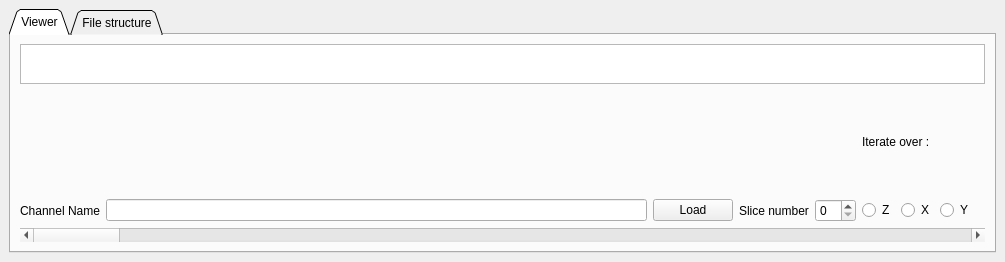
<?xml version="1.0" encoding="UTF-8"?>
<ui version="4.0">
 <class>MainWindow</class>
 <widget class="QMainWindow" name="MainWindow">
  <property name="geometry">
   <rect>
    <x>0</x>
    <y>0</y>
    <width>1005</width>
    <height>262</height>
   </rect>
  </property>
  <property name="windowTitle">
   <string>MainWindow</string>
  </property>
  <widget class="QWidget" name="centralwidget">
   <property name="enabled">
    <bool>true</bool>
   </property>
   <layout class="QHBoxLayout" name="horizontalLayout">
    <item>
     <widget class="QTabWidget" name="tabWidget">
      <property name="enabled">
       <bool>true</bool>
      </property>
      <property name="tabShape">
       <enum>QTabWidget::Triangular</enum>
      </property>
      <property name="currentIndex">
       <number>0</number>
      </property>
      <widget class="QWidget" name="tab">
       <attribute name="title">
        <string>Viewer</string>
       </attribute>
       <layout class="QVBoxLayout" name="verticalLayout">
        <item>
         <layout class="QGridLayout" name="gridLayout" rowstretch="4,0,0,0">
          <property name="sizeConstraint">
           <enum>QLayout::SetDefaultConstraint</enum>
          </property>
          <property name="leftMargin">
           <number>0</number>
          </property>
          <item row="2" column="6" colspan="2">
           <widget class="QRadioButton" name="radioButton_X">
            <property name="text">
             <string>X</string>
            </property>
           </widget>
          </item>
          <item row="3" column="0" colspan="11">
           <widget class="QScrollBar" name="horizontalScrollBar_slice">
            <property name="orientation">
             <enum>Qt::Horizontal</enum>
            </property>
           </widget>
          </item>
          <item row="2" column="4">
           <widget class="QSpinBox" name="spinBox_slice">
            <property name="keyboardTracking">
             <bool>false</bool>
            </property>
           </widget>
          </item>
          <item row="2" column="5">
           <widget class="QRadioButton" name="radioButton_Z">
            <property name="text">
             <string>Z</string>
            </property>
           </widget>
          </item>
          <item row="1" column="5" colspan="4">
           <widget class="QLabel" name="label_2">
            <property name="text">
             <string>Iterate over :</string>
            </property>
           </widget>
          </item>
          <item row="0" column="0" colspan="11">
           <widget class="QTextBrowser" name="Sample">
            <property name="sizePolicy">
             <sizepolicy hsizetype="Expanding" vsizetype="Fixed">
              <horstretch>0</horstretch>
              <verstretch>0</verstretch>
             </sizepolicy>
            </property>
            <property name="maximumSize">
             <size>
              <width>16777215</width>
              <height>40</height>
             </size>
            </property>
           </widget>
          </item>
          <item row="2" column="2">
           <widget class="QPushButton" name="Load">
            <property name="text">
             <string>Load</string>
            </property>
           </widget>
          </item>
          <item row="2" column="8">
           <widget class="QRadioButton" name="radioButton_Y">
            <property name="text">
             <string>Y</string>
            </property>
           </widget>
          </item>
          <item row="2" column="0">
           <widget class="QLabel" name="channel_name">
            <property name="text">
             <string>Channel Name</string>
            </property>
           </widget>
          </item>
          <item row="2" column="3">
           <widget class="QLabel" name="label">
            <property name="text">
             <string>Slice number</string>
            </property>
           </widget>
          </item>
          <item row="2" column="1">
           <widget class="QLineEdit" name="Qchannel_name"/>
          </item>
         </layout>
        </item>
       </layout>
      </widget>
      <widget class="QWidget" name="Filestructure">
       <attribute name="title">
        <string>File structure</string>
       </attribute>
       <layout class="QVBoxLayout" name="verticalLayout_2">
        <item>
         <widget class="QTreeWidget" name="treeWidget">
          <column>
           <property name="text">
            <string>Object</string>
           </property>
          </column>
          <column>
           <property name="text">
            <string>Dataset size</string>
           </property>
          </column>
         </widget>
        </item>
       </layout>
      </widget>
     </widget>
    </item>
   </layout>
  </widget>
  <widget class="QMenuBar" name="menuBar">
   <property name="geometry">
    <rect>
     <x>0</x>
     <y>0</y>
     <width>1005</width>
     <height>21</height>
    </rect>
   </property>
  </widget>
 </widget>
 <resources/>
 <connections>
  <connection>
   <sender>spinBox_slice</sender>
   <signal>valueChanged(int)</signal>
   <receiver>horizontalScrollBar_slice</receiver>
   <slot>setValue(int)</slot>
   <hints>
    <hint type="sourcelabel">
     <x>721</x>
     <y>151</y>
    </hint>
    <hint type="destinationlabel">
     <x>691</x>
     <y>185</y>
    </hint>
   </hints>
  </connection>
  <connection>
   <sender>horizontalScrollBar_slice</sender>
   <signal>valueChanged(int)</signal>
   <receiver>spinBox_slice</receiver>
   <slot>setValue(int)</slot>
   <hints>
    <hint type="sourcelabel">
     <x>654</x>
     <y>187</y>
    </hint>
    <hint type="destinationlabel">
     <x>710</x>
     <y>145</y>
    </hint>
   </hints>
  </connection>
 </connections>
</ui>
